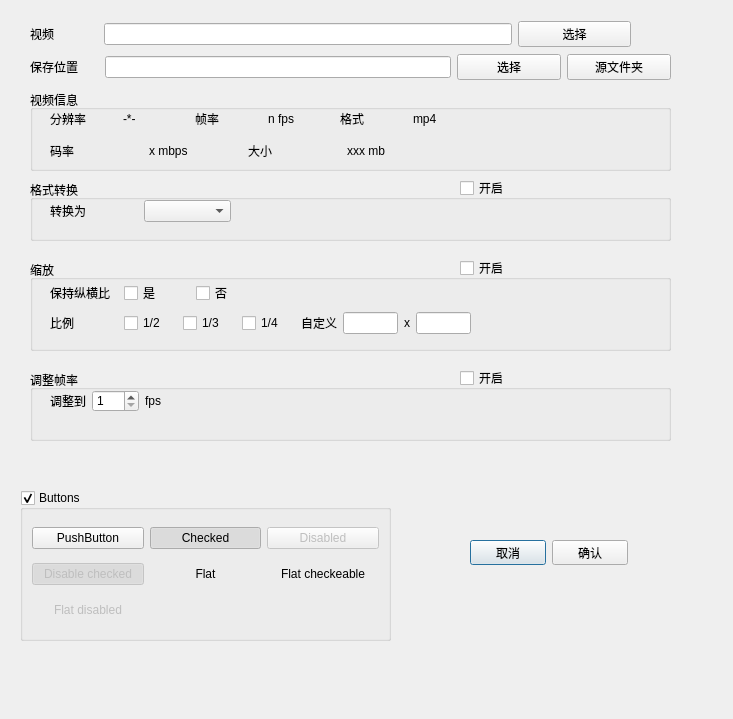
<?xml version="1.0" encoding="UTF-8"?>
<ui version="4.0">
 <class>DialogCreateVideoTask</class>
 <widget class="QDialog" name="DialogCreateVideoTask">
  <property name="geometry">
   <rect>
    <x>0</x>
    <y>0</y>
    <width>733</width>
    <height>719</height>
   </rect>
  </property>
  <property name="windowTitle">
   <string>创建视频任务</string>
  </property>
  <widget class="QGroupBox" name="groupBox_2">
   <property name="geometry">
    <rect>
     <x>30</x>
     <y>260</y>
     <width>641</width>
     <height>91</height>
    </rect>
   </property>
   <property name="title">
    <string>缩放</string>
   </property>
   <widget class="QCheckBox" name="checkBoxOpenResize">
    <property name="geometry">
     <rect>
      <x>430</x>
      <y>0</y>
      <width>51</width>
      <height>16</height>
     </rect>
    </property>
    <property name="text">
     <string>开启</string>
    </property>
   </widget>
   <widget class="QWidget" name="layoutWidget">
    <property name="geometry">
     <rect>
      <x>20</x>
      <y>20</y>
      <width>421</width>
      <height>56</height>
     </rect>
    </property>
    <layout class="QVBoxLayout" name="verticalLayout_2">
     <item>
      <layout class="QHBoxLayout" name="horizontalLayout_15">
       <item>
        <layout class="QHBoxLayout" name="horizontalLayout_14" stretch="4,8">
         <item>
          <widget class="QLabel" name="label_3">
           <property name="text">
            <string>保持纵横比</string>
           </property>
          </widget>
         </item>
         <item>
          <layout class="QHBoxLayout" name="horizontalLayout_9">
           <item>
            <widget class="QCheckBox" name="checkBoxKeepRatioYes">
             <property name="text">
              <string>是</string>
             </property>
            </widget>
           </item>
           <item>
            <widget class="QCheckBox" name="checkBoxKeepRatioNo">
             <property name="text">
              <string>否</string>
             </property>
            </widget>
           </item>
          </layout>
         </item>
        </layout>
       </item>
       <item>
        <spacer name="horizontalSpacer_2">
         <property name="orientation">
          <enum>Qt::Horizontal</enum>
         </property>
         <property name="sizeType">
          <enum>QSizePolicy::Expanding</enum>
         </property>
         <property name="sizeHint" stdset="0">
          <size>
           <width>40</width>
           <height>20</height>
          </size>
         </property>
        </spacer>
       </item>
      </layout>
     </item>
     <item>
      <layout class="QHBoxLayout" name="horizontalLayout_13" stretch="2,5,5">
       <item>
        <widget class="QLabel" name="label_4">
         <property name="text">
          <string>比例</string>
         </property>
        </widget>
       </item>
       <item>
        <layout class="QHBoxLayout" name="horizontalLayout_12">
         <item>
          <widget class="QCheckBox" name="checkBoxRatioHalf">
           <property name="text">
            <string>1/2</string>
           </property>
          </widget>
         </item>
         <item>
          <widget class="QCheckBox" name="checkBoxRatioThree">
           <property name="text">
            <string>1/3</string>
           </property>
          </widget>
         </item>
         <item>
          <widget class="QCheckBox" name="checkBoxRatioQuarter">
           <property name="text">
            <string>1/4</string>
           </property>
          </widget>
         </item>
        </layout>
       </item>
       <item>
        <layout class="QHBoxLayout" name="horizontalLayout_11">
         <item>
          <widget class="QLabel" name="label_5">
           <property name="text">
            <string>自定义</string>
           </property>
          </widget>
         </item>
         <item>
          <layout class="QHBoxLayout" name="horizontalLayout_10">
           <item>
            <widget class="QLineEdit" name="lineEditCustomX"/>
           </item>
           <item>
            <widget class="QLabel" name="label_16">
             <property name="text">
              <string>x</string>
             </property>
            </widget>
           </item>
           <item>
            <widget class="QLineEdit" name="lineEditCustomY"/>
           </item>
          </layout>
         </item>
        </layout>
       </item>
      </layout>
     </item>
    </layout>
   </widget>
  </widget>
  <widget class="QWidget" name="layoutWidget_3">
   <property name="geometry">
    <rect>
     <x>470</x>
     <y>540</y>
     <width>158</width>
     <height>25</height>
    </rect>
   </property>
   <layout class="QHBoxLayout" name="horizontalLayout">
    <item>
     <widget class="QPushButton" name="btnCancelCreateTask">
      <property name="text">
       <string>取消</string>
      </property>
     </widget>
    </item>
    <item>
     <widget class="QPushButton" name="btnConfirmCreateTask">
      <property name="text">
       <string>确认</string>
      </property>
     </widget>
    </item>
   </layout>
  </widget>
  <widget class="QWidget" name="layoutWidget_4">
   <property name="geometry">
    <rect>
     <x>30</x>
     <y>20</y>
     <width>641</width>
     <height>61</height>
    </rect>
   </property>
   <layout class="QVBoxLayout" name="verticalLayout_3">
    <item>
     <layout class="QHBoxLayout" name="horizontalLayout_18">
      <item>
       <layout class="QHBoxLayout" name="horizontalLayout_16" stretch="3,18,5">
        <item>
         <widget class="QLabel" name="label">
          <property name="text">
           <string>视频</string>
          </property>
         </widget>
        </item>
        <item>
         <widget class="QLineEdit" name="lineEditVideoSrc"/>
        </item>
        <item>
         <widget class="QPushButton" name="btnSelectSrc">
          <property name="text">
           <string>选择</string>
          </property>
         </widget>
        </item>
       </layout>
      </item>
      <item>
       <spacer name="horizontalSpacer_3">
        <property name="orientation">
         <enum>Qt::Horizontal</enum>
        </property>
        <property name="sizeType">
         <enum>QSizePolicy::Minimum</enum>
        </property>
        <property name="sizeHint" stdset="0">
         <size>
          <width>40</width>
          <height>20</height>
         </size>
        </property>
       </spacer>
      </item>
     </layout>
    </item>
    <item>
     <layout class="QHBoxLayout" name="horizontalLayout_17" stretch="2,10,3,3">
      <item>
       <widget class="QLabel" name="label_2">
        <property name="text">
         <string>保存位置</string>
        </property>
       </widget>
      </item>
      <item>
       <widget class="QLineEdit" name="lineEditVideoDst"/>
      </item>
      <item>
       <widget class="QPushButton" name="btnSelectDst">
        <property name="text">
         <string>选择</string>
        </property>
       </widget>
      </item>
      <item>
       <widget class="QPushButton" name="btnUseSrc">
        <property name="text">
         <string>源文件夹</string>
        </property>
       </widget>
      </item>
     </layout>
    </item>
   </layout>
  </widget>
  <widget class="QGroupBox" name="groupBox_3">
   <property name="geometry">
    <rect>
     <x>30</x>
     <y>370</y>
     <width>641</width>
     <height>71</height>
    </rect>
   </property>
   <property name="title">
    <string>调整帧率</string>
   </property>
   <widget class="QCheckBox" name="checkBoxFpsOpen">
    <property name="geometry">
     <rect>
      <x>430</x>
      <y>0</y>
      <width>51</width>
      <height>16</height>
     </rect>
    </property>
    <property name="text">
     <string>开启</string>
    </property>
   </widget>
   <widget class="QWidget" name="layoutWidget">
    <property name="geometry">
     <rect>
      <x>20</x>
      <y>20</y>
      <width>131</width>
      <height>22</height>
     </rect>
    </property>
    <layout class="QHBoxLayout" name="horizontalLayout_19">
     <item>
      <widget class="QLabel" name="label_17">
       <property name="text">
        <string>调整到</string>
       </property>
      </widget>
     </item>
     <item>
      <widget class="QSpinBox" name="spinBoxToFps">
       <property name="minimum">
        <number>1</number>
       </property>
       <property name="maximum">
        <number>500</number>
       </property>
      </widget>
     </item>
     <item>
      <widget class="QLabel" name="label_18">
       <property name="text">
        <string>fps</string>
       </property>
      </widget>
     </item>
    </layout>
   </widget>
  </widget>
  <widget class="QGroupBox" name="groupBox">
   <property name="geometry">
    <rect>
     <x>30</x>
     <y>90</y>
     <width>641</width>
     <height>81</height>
    </rect>
   </property>
   <property name="title">
    <string>视频信息</string>
   </property>
   <widget class="QWidget" name="layoutWidget_2">
    <property name="geometry">
     <rect>
      <x>20</x>
      <y>20</y>
      <width>411</width>
      <height>52</height>
     </rect>
    </property>
    <layout class="QVBoxLayout" name="verticalLayout" stretch="0,6">
     <property name="spacing">
      <number>12</number>
     </property>
     <item>
      <layout class="QHBoxLayout" name="horizontalLayout_7" stretch="6,6,6">
       <property name="spacing">
        <number>24</number>
       </property>
       <item>
        <layout class="QHBoxLayout" name="horizontalLayout_2">
         <item>
          <widget class="QLabel" name="label_6">
           <property name="text">
            <string>分辨率</string>
           </property>
          </widget>
         </item>
         <item>
          <widget class="QLabel" name="labelResolution">
           <property name="text">
            <string>-*-</string>
           </property>
          </widget>
         </item>
        </layout>
       </item>
       <item>
        <layout class="QHBoxLayout" name="horizontalLayout_3">
         <item>
          <widget class="QLabel" name="label_7">
           <property name="text">
            <string>帧率</string>
           </property>
          </widget>
         </item>
         <item>
          <widget class="QLabel" name="labelFps">
           <property name="text">
            <string>n fps</string>
           </property>
          </widget>
         </item>
        </layout>
       </item>
       <item>
        <layout class="QHBoxLayout" name="horizontalLayout_4">
         <item>
          <widget class="QLabel" name="label_10">
           <property name="text">
            <string>格式</string>
           </property>
          </widget>
         </item>
         <item>
          <widget class="QLabel" name="labelFormat">
           <property name="text">
            <string>mp4</string>
           </property>
          </widget>
         </item>
        </layout>
       </item>
      </layout>
     </item>
     <item>
      <layout class="QHBoxLayout" name="horizontalLayout_8">
       <property name="spacing">
        <number>24</number>
       </property>
       <item>
        <layout class="QHBoxLayout" name="horizontalLayout_5">
         <item>
          <widget class="QLabel" name="label_12">
           <property name="text">
            <string>码率</string>
           </property>
          </widget>
         </item>
         <item>
          <widget class="QLabel" name="labelBitRate">
           <property name="text">
            <string>x mbps</string>
           </property>
          </widget>
         </item>
        </layout>
       </item>
       <item>
        <layout class="QHBoxLayout" name="horizontalLayout_6">
         <item>
          <widget class="QLabel" name="label_15">
           <property name="text">
            <string>大小</string>
           </property>
          </widget>
         </item>
         <item>
          <widget class="QLabel" name="labelFileSize">
           <property name="text">
            <string>xxx mb</string>
           </property>
          </widget>
         </item>
        </layout>
       </item>
       <item>
        <spacer name="horizontalSpacer">
         <property name="orientation">
          <enum>Qt::Horizontal</enum>
         </property>
         <property name="sizeType">
          <enum>QSizePolicy::Minimum</enum>
         </property>
         <property name="sizeHint" stdset="0">
          <size>
           <width>40</width>
           <height>20</height>
          </size>
         </property>
        </spacer>
       </item>
      </layout>
     </item>
    </layout>
   </widget>
  </widget>
  <widget class="QGroupBox" name="groupBox_4">
   <property name="geometry">
    <rect>
     <x>30</x>
     <y>180</y>
     <width>641</width>
     <height>61</height>
    </rect>
   </property>
   <property name="title">
    <string>格式转换</string>
   </property>
   <widget class="QCheckBox" name="checkBoxFormatOpen">
    <property name="geometry">
     <rect>
      <x>430</x>
      <y>0</y>
      <width>51</width>
      <height>16</height>
     </rect>
    </property>
    <property name="text">
     <string>开启</string>
    </property>
   </widget>
   <widget class="QWidget" name="layoutWidget_5">
    <property name="geometry">
     <rect>
      <x>20</x>
      <y>20</y>
      <width>181</width>
      <height>22</height>
     </rect>
    </property>
    <layout class="QHBoxLayout" name="horizontalLayout_20">
     <item>
      <widget class="QLabel" name="label_19">
       <property name="text">
        <string>转换为</string>
       </property>
      </widget>
     </item>
     <item>
      <widget class="QComboBox" name="comboBoxChangeFormat"/>
     </item>
    </layout>
   </widget>
  </widget>
  <widget class="QGroupBox" name="groupBox_5">
   <property name="geometry">
    <rect>
     <x>20</x>
     <y>490</y>
     <width>371</width>
     <height>151</height>
    </rect>
   </property>
   <property name="title">
    <string>Buttons</string>
   </property>
   <property name="checkable">
    <bool>true</bool>
   </property>
   <layout class="QGridLayout" name="gridLayout">
    <item row="0" column="0">
     <widget class="QPushButton" name="pushButton">
      <property name="toolTip">
       <string>Lorem ipsum dolor sit amet, consectetur adipiscing elit, sed do eiusmod tempor incididunt ut labore et dolore magna aliqua.</string>
      </property>
      <property name="text">
       <string>PushButton</string>
      </property>
     </widget>
    </item>
    <item row="0" column="1">
     <widget class="QPushButton" name="pushButton_3">
      <property name="text">
       <string>Checked</string>
      </property>
      <property name="checkable">
       <bool>true</bool>
      </property>
      <property name="checked">
       <bool>true</bool>
      </property>
     </widget>
    </item>
    <item row="0" column="2">
     <widget class="QPushButton" name="pushButton_6">
      <property name="enabled">
       <bool>false</bool>
      </property>
      <property name="text">
       <string>Disabled</string>
      </property>
      <property name="checkable">
       <bool>false</bool>
      </property>
      <property name="checked">
       <bool>false</bool>
      </property>
      <property name="flat">
       <bool>false</bool>
      </property>
     </widget>
    </item>
    <item row="1" column="0">
     <widget class="QPushButton" name="pushButton_7">
      <property name="enabled">
       <bool>false</bool>
      </property>
      <property name="text">
       <string>Disable checked</string>
      </property>
      <property name="checkable">
       <bool>true</bool>
      </property>
      <property name="checked">
       <bool>true</bool>
      </property>
      <property name="flat">
       <bool>false</bool>
      </property>
     </widget>
    </item>
    <item row="1" column="1">
     <widget class="QPushButton" name="pushButton_11">
      <property name="text">
       <string>Flat</string>
      </property>
      <property name="flat">
       <bool>true</bool>
      </property>
     </widget>
    </item>
    <item row="1" column="2">
     <widget class="QPushButton" name="pushButton_5">
      <property name="text">
       <string>Flat checkeable</string>
      </property>
      <property name="checkable">
       <bool>true</bool>
      </property>
      <property name="checked">
       <bool>false</bool>
      </property>
      <property name="flat">
       <bool>true</bool>
      </property>
     </widget>
    </item>
    <item row="2" column="0">
     <widget class="QPushButton" name="pushButton_4">
      <property name="enabled">
       <bool>false</bool>
      </property>
      <property name="text">
       <string>Flat disabled</string>
      </property>
      <property name="flat">
       <bool>true</bool>
      </property>
     </widget>
    </item>
   </layout>
  </widget>
 </widget>
 <resources/>
 <connections/>
</ui>
